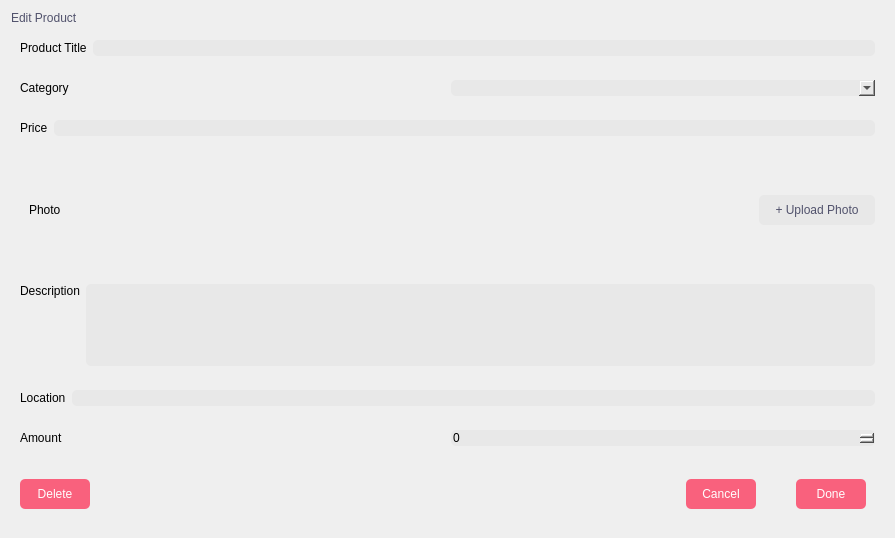
                   <widget class="QWidget" name="editPro">
                    <layout class="QGridLayout" name="gridLayout_115">
                     <item row="0" column="0">
                      <widget class="QLabel" name="label_23">
                       <property name="styleSheet">
                        <string notr="true">color: rgb(81, 82, 108);
font: 600 16pt &quot;Josefin Sans SemiBold&quot;;</string>
                       </property>
                       <property name="text">
                        <string>Edit Product</string>
                       </property>
                      </widget>
                     </item>
                     <item row="1" column="0">
                      <widget class="QWidget" name="widget_85" native="true">
                       <layout class="QGridLayout" name="gridLayout_106">
                        <item row="0" column="0">
                         <widget class="QLabel" name="label_24">
                          <property name="styleSheet">
                           <string notr="true">font: 500 11pt &quot;Josefin Sans Medium&quot;;
color: rgb(0,0,0);</string>
                          </property>
                          <property name="text">
                           <string>Product Title</string>
                          </property>
                         </widget>
                        </item>
                        <item row="0" column="1">
                         <widget class="QLineEdit" name="proTitleEdit">
                          <property name="styleSheet">
                           <string notr="true">background-color: #e8e8e8;
color: rgb(232, 232, 232);
border-radius: 5px;
color: rgb(0,0,0);</string>
                          </property>
                         </widget>
                        </item>
                       </layout>
                      </widget>
                     </item>
                     <item row="2" column="0">
                      <widget class="QWidget" name="widget_86" native="true">
                       <layout class="QGridLayout" name="gridLayout_107">
                        <item row="0" column="0">
                         <widget class="QLabel" name="label_63">
                          <property name="styleSheet">
                           <string notr="true">font: 500 11pt &quot;Josefin Sans Medium&quot;;
color: rgb(0,0,0);</string>
                          </property>
                          <property name="text">
                           <string>Category</string>
                          </property>
                         </widget>
                        </item>
                        <item row="0" column="1">
                         <widget class="QComboBox" name="cateProEdit">
                          <property name="styleSheet">
                           <string notr="true">background-color: #e8e8e8;
color: rgb(232, 232, 232);
border-radius: 5px;
color: rgb(0,0,0);</string>
                          </property>
                         </widget>
                        </item>
                       </layout>
                      </widget>
                     </item>
                     <item row="3" column="0">
                      <widget class="QWidget" name="widget_87" native="true">
                       <layout class="QGridLayout" name="gridLayout_108">
                        <item row="0" column="0">
                         <widget class="QLabel" name="label_64">
                          <property name="styleSheet">
                           <string notr="true">font: 500 11pt &quot;Josefin Sans Medium&quot;;
color: rgb(0,0,0);</string>
                          </property>
                          <property name="text">
                           <string>Price</string>
                          </property>
                         </widget>
                        </item>
                        <item row="0" column="1">
                         <widget class="QLineEdit" name="priceProEdit">
                          <property name="styleSheet">
                           <string notr="true">background-color: #e8e8e8;
color: rgb(232, 232, 232);
border-radius: 5px;
color: rgb(0,0,0);</string>
                          </property>
                         </widget>
                        </item>
                       </layout>
                      </widget>
                     </item>
                     <item row="5" column="0">
                      <widget class="QWidget" name="widget_90" native="true">
                       <property name="maximumSize">
                        <size>
                         <width>16777215</width>
                         <height>100</height>
                        </size>
                       </property>
                       <layout class="QGridLayout" name="gridLayout_110">
                        <item row="0" column="0">
                         <widget class="QLabel" name="label_66">
                          <property name="styleSheet">
                           <string notr="true">font: 500 11pt &quot;Josefin Sans Medium&quot;;
color: rgb(0,0,0);</string>
                          </property>
                          <property name="text">
                           <string>Description</string>
                          </property>
                          <property name="alignment">
                           <set>Qt::AlignLeading|Qt::AlignLeft|Qt::AlignTop</set>
                          </property>
                         </widget>
                        </item>
                        <item row="0" column="1">
                         <widget class="QPlainTextEdit" name="descProEdit">
                          <property name="styleSheet">
                           <string notr="true">background-color: #e8e8e8;
color: rgb(232, 232, 232);
border-radius: 5px;
color: rgb(0,0,0);</string>
                          </property>
                         </widget>
                        </item>
                       </layout>
                      </widget>
                     </item>
                     <item row="6" column="0">
                      <widget class="QWidget" name="widget_91" native="true">
                       <layout class="QGridLayout" name="gridLayout_111">
                        <item row="0" column="0">
                         <widget class="QLabel" name="label_67">
                          <property name="styleSheet">
                           <string notr="true">font: 500 11pt &quot;Josefin Sans Medium&quot;;
color: rgb(0,0,0);</string>
                          </property>
                          <property name="text">
                           <string>Location</string>
                          </property>
                         </widget>
                        </item>
                        <item row="0" column="1">
                         <widget class="QLineEdit" name="locaProEdit">
                          <property name="styleSheet">
                           <string notr="true">background-color: #e8e8e8;
color: rgb(232, 232, 232);
border-radius: 5px;
color: rgb(0,0,0);</string>
                          </property>
                         </widget>
                        </item>
                       </layout>
                      </widget>
                     </item>
                     <item row="7" column="0">
                      <widget class="QWidget" name="widget_92" native="true">
                       <layout class="QGridLayout" name="gridLayout_112">
                        <item row="0" column="0">
                         <widget class="QLabel" name="label_68">
                          <property name="styleSheet">
                           <string notr="true">font: 500 11pt &quot;Josefin Sans Medium&quot;;
color: rgb(0,0,0);</string>
                          </property>
                          <property name="text">
                           <string>Amount</string>
                          </property>
                         </widget>
                        </item>
                        <item row="0" column="1">
                         <widget class="QSpinBox" name="amountProEdit">
                          <property name="styleSheet">
                           <string notr="true">background-color: #e8e8e8;
color: rgb(232, 232, 232);
border-radius: 5px;
color: rgb(0,0,0);</string>
                          </property>
                         </widget>
                        </item>
                       </layout>
                      </widget>
                     </item>
                     <item row="8" column="0">
                      <widget class="QWidget" name="widget_93" native="true">
                       <layout class="QGridLayout" name="gridLayout_117">
                        <property name="verticalSpacing">
                         <number>7</number>
                        </property>
                        <item row="0" column="0">
                         <widget class="QWidget" name="widget_95" native="true">
                          <layout class="QGridLayout" name="gridLayout_114">
                           <property name="leftMargin">
                            <number>0</number>
                           </property>
                           <property name="topMargin">
                            <number>0</number>
                           </property>
                           <property name="rightMargin">
                            <number>0</number>
                           </property>
                           <property name="bottomMargin">
                            <number>0</number>
                           </property>
                           <property name="spacing">
                            <number>0</number>
                           </property>
                           <item row="0" column="0">
                            <widget class="QPushButton" name="deleteProduct">
                             <property name="minimumSize">
                              <size>
                               <width>70</width>
                               <height>30</height>
                              </size>
                             </property>
                             <property name="styleSheet">
                              <string notr="true">background-color: rgb(249, 97, 125);
font: 500 9pt &quot;Josefin Sans Medium&quot;;
color: white;
border-radius: 5px;</string>
                             </property>
                             <property name="text">
                              <string>Delete</string>
                             </property>
                            </widget>
                           </item>
                          </layout>
                         </widget>
                        </item>
                        <item row="0" column="1">
                         <spacer name="horizontalSpacer_17">
                          <property name="orientation">
                           <enum>Qt::Horizontal</enum>
                          </property>
                          <property name="sizeHint" stdset="0">
                           <size>
                            <width>581</width>
                            <height>20</height>
                           </size>
                          </property>
                         </spacer>
                        </item>
                        <item row="0" column="2">
                         <widget class="QWidget" name="widget_94" native="true">
                          <layout class="QGridLayout" name="gridLayout_113">
                           <property name="horizontalSpacing">
                            <number>40</number>
                           </property>
                           <item row="0" column="0">
                            <widget class="QPushButton" name="cancelProEdit">
                             <property name="minimumSize">
                              <size>
                               <width>70</width>
                               <height>30</height>
                              </size>
                             </property>
                             <property name="styleSheet">
                              <string notr="true">background-color: rgb(249, 97, 125);
font: 500 9pt &quot;Josefin Sans Medium&quot;;
color: white;
border-radius: 5px;</string>
                             </property>
                             <property name="text">
                              <string>Cancel</string>
                             </property>
                            </widget>
                           </item>
                           <item row="0" column="1">
                            <widget class="QPushButton" name="doneProEdit">
                             <property name="minimumSize">
                              <size>
                               <width>70</width>
                               <height>30</height>
                              </size>
                             </property>
                             <property name="styleSheet">
                              <string notr="true">background-color: rgb(249, 97, 125);
font: 500 9pt &quot;Josefin Sans Medium&quot;;
color: white;
border-radius: 5px;</string>
                             </property>
                             <property name="text">
                              <string>Done</string>
                             </property>
                            </widget>
                           </item>
                          </layout>
                         </widget>
                        </item>
                       </layout>
                      </widget>
                     </item>
                     <item row="4" column="0">
                      <widget class="QWidget" name="widget_88" native="true">
                       <layout class="QGridLayout" name="gridLayout_116">
                        <item row="0" column="0">
                         <widget class="QWidget" name="widget_89" native="true">
                          <layout class="QGridLayout" name="gridLayout_109">
                           <item row="0" column="0">
                            <widget class="QLabel" name="label_65">
                             <property name="maximumSize">
                              <size>
                               <width>16777215</width>
                               <height>16777215</height>
                              </size>
                             </property>
                             <property name="styleSheet">
                              <string notr="true">font: 500 11pt &quot;Josefin Sans Medium&quot;;
color: rgb(0,0,0);</string>
                             </property>
                             <property name="text">
                              <string>Photo</string>
                             </property>
                            </widget>
                           </item>
                          </layout>
                         </widget>
                        </item>
                        <item row="0" column="1">
                         <widget class="QWidget" name="photoHolder" native="true">
                          <property name="minimumSize">
                           <size>
                            <width>100</width>
                            <height>100</height>
                           </size>
                          </property>
                          <property name="maximumSize">
                           <size>
                            <width>120</width>
                            <height>16777215</height>
                           </size>
                          </property>
                         </widget>
                        </item>
                        <item row="0" column="2">
                         <widget class="QPushButton" name="uploadEditImg">
                          <property name="minimumSize">
                           <size>
                            <width>0</width>
                            <height>30</height>
                           </size>
                          </property>
                          <property name="maximumSize">
                           <size>
                            <width>116</width>
                            <height>16777215</height>
                           </size>
                          </property>
                          <property name="sizeIncrement">
                           <size>
                            <width>0</width>
                            <height>0</height>
                           </size>
                          </property>
                          <property name="styleSheet">
                           <string notr="true">background-color: #e8e8e8;
border-radius: 5px;
color: #51526C;
font: 500 9pt &quot;Josefin Sans Medium&quot;;

</string>
                          </property>
                          <property name="text">
                           <string>+ Upload Photo</string>
                          </property>
                         </widget>
                        </item>
                       </layout>
                      </widget>
                     </item>
                    </layout>
                   </widget>
